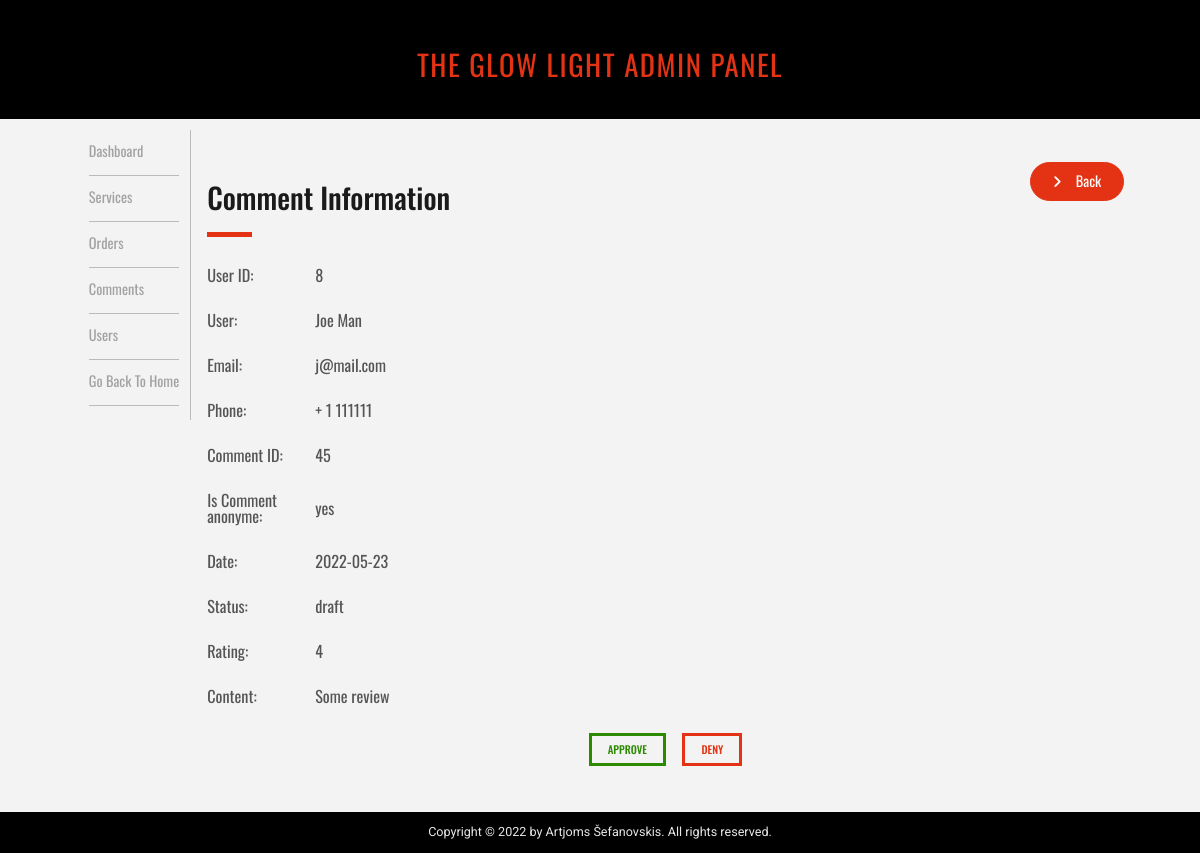
Page /admin/admin_comments.php?source=view_comment&c_id=45&where=all (signed in) on the committed database.
### tables this page shows
CREATE TABLE `comments` (
  `comment_id` int(11) NOT NULL,
  `comment_topic_id` int(11) NOT NULL,
  `comment_user_id` int(11) NOT NULL,
  `comment_rating` int(1) NOT NULL,
  `comment_content` text DEFAULT NULL,
  `comment_date` date NOT NULL,
  `comment_isanonyme` tinyint(1) NOT NULL DEFAULT 0,
  `comment_status` varchar(255) NOT NULL DEFAULT 'draft'
);

CREATE TABLE `users` (
  `user_id` int(11) NOT NULL,
  `user_first` varchar(255) NOT NULL,
  `user_last` varchar(255) NOT NULL,
  `user_email` varchar(255) NOT NULL,
  `user_phone` int(9) NOT NULL,
  `user_phone_code` int(5) NOT NULL,
  `user_role` varchar(255) NOT NULL DEFAULT 'user',
  `user_password` varchar(255) NOT NULL
);

### admin/inc/view_comment.php (the view)
<?php
  if(isset($_GET['c_id'])){
    $comment_id = $_GET['c_id'];
    $where = $_GET['where'];
    $query = "select c.comment_id,
      CASE
          WHEN c.comment_topic_id = 1 THEN 'General'
            ELSE s.service_title
      END as 'the_comment_topic',
        u.user_id,
        u.user_first,
        u.user_last,
        u.user_email,
        u.user_phone,
        u.user_phone_code,
        c.comment_rating,
        c.comment_content,
        c.comment_date,
        CASE
          WHEN c.comment_isanonyme = true THEN 'yes'
            ELSE 'no'
        END as 'isanonyme',
        c.comment_status ";
    $query.= "FROM comments as c
      LEFT JOIN services as s on s.service_id = c.comment_topic_id
      JOIN users as u on u.user_id = c.comment_user_id ";
    $query.= "WHERE c.comment_id = $comment_id";
    $select_comment = mysqli_query($conn,$query);
    while($row = mysqli_fetch_assoc($select_comment)){
      $comment_id = $row['comment_id'];
      $user_id = $row['user_id'];
      $user_first = $row['user_first'];
      $user_last = $row['user_last'];
      $user_email = $row['user_email'];
      $user_phone = $row['user_phone'];
      $user_phone_code = $row['user_phone_code'];
      $comment_rating = $row['comment_rating'];
      $comment_content = $row['comment_content'];
      $comment_date = $row['comment_date'];
      $comment_isanonyme = $row['isanonyme'];
      $comment_status = $row['comment_status'];
    }
  ?>
  <div class="page-header-box">
    <div>
      <h2 class="page-heading">Comment Information</h2>
      <span class="page-heading-line"></span>
    </div>
    <a href="admin_comments.php?where=<?php echo $where; ?>" class="btn--cta user-edit-btn" >
      <i class="fas fa-angle-right"></i>
      <span>Back</span>
    </a>
  </div>
  <table class="user-data-box">
    <tr>
      <td class="user-data-label">User ID: </td>
      <td><?php echo $user_id; ?></td>
    </tr>
    <tr>
      <td class="user-data-label">User: </td>
      <td><?php echo "$user_first $user_last"; ?></td>
    </tr>
    <tr>
      <td class="user-data-label">Email: </td>
      <td><?php echo $user_email; ?></td>
    </tr>
    <tr>
      <td class="user-data-label">Phone: </td>
      <td><?php echo "+ $user_phone_code $user_phone"; ?></td>
    </tr>
    <tr>
      <td class="user-data-label">Comment ID: </td>
      <td><?php echo $comment_id; ?></td>
    </tr>
    <tr>
      <td class="user-data-label">Is Comment anonyme: </td>
      <td><?php echo $comment_isanonyme; ?></td>
    </tr>
    <tr>
      <td class="user-data-label">Date: </td>
      <td><?php echo $comment_date; ?></td>
    </tr>
    <tr>
      <td class="user-data-label">Status: </td>
      <td><?php echo $comment_status; ?></td>
    </tr>
    <tr>
      <td class="user-data-label">Rating: </td>
      <td><?php echo $comment_rating; ?></td>
    </tr>
    <tr>
      <td class="user-data-label">Content: </td>
      <td><?php echo $comment_content; ?></td>
    </tr>
  </table>
  <div class="options-box">
    <?php
      echo "<a class='where-btn option-approve' href='admin_comments.php?change_to_approved=$comment_id&where=$where'>Approve</a>";
      echo "<a class='where-btn option-deny' href='admin_comments.php?change_to_deny=$comment_id&where=$where'>Deny</a>";
    ?>
  </div>
  <?php
  }
?>

### admin/style/general.css (style rules this page uses)
* { margin: 0; padding: 0; box-sizing: border-box; }
html { font-size: 62.5%; height: 100%; }
body { font-family: "Oswald", sans-serif; line-height: 1; font-weight: 400; color: #555; background-color: #f3f3f3; position: relative; min-height: 100vh; }
.btn--cta, .btn--cta:link, .btn--cta:visited { font-family: "Oswald", sans-serif; display: inline-block; color: #fff; background-color: #e43314; font-size: 1.6rem; text-decoration: none; padding: 1.2rem 2.4rem; border-radius: 100px; text-align: center; border: #e43314 solid 1px; height: fit-content; }
.btn--cta i { padding-right: 1.2rem; font-size: 1.6rem; }
.page-header-box { display: flex; margin-bottom: 3.2rem; justify-content: space-between; }
.page-heading { font-size: 3.2rem; color: #1a1a1a; }
.page-heading-line { display: inline-block; border-top: 5px solid #e43314; width: 5rem; }
@media (max-width: 75em) { html { font-size: 56.25%; } }

### admin/style/comments.css (style rules this page uses)
.where-btn:link, .where-btn:visited { display: inline-block; text-decoration: none; color: #555; text-transform: uppercase; font-size: 1.2rem; font-weight: 500; border: #555 3px solid; padding: 0.9rem 1.8rem; }
.user-data-box { font-size: 1.8rem; width: 100%; }
.user-data-box tr td { padding-bottom: 3.2rem; }
.user-data-label { width: 12rem; }
.options-box { display: flex; justify-content: center; gap: 1.8rem; }
.option-approve:link, .option-approve:visited { color: #2c8a00; border: #2c8a00 3px solid; }
.option-deny:link, .option-deny:visited { color: #e43314; border: #e43314 3px solid; }

### rows in the picture
comments: comment_user.user_id "8", comment_user.user_first "Joe", comment_user.user_last "Man", comment_user.user_email "j@mail.com", comment_user.user_phone_code "1", comment_user.user_phone "111111", comment_id "45", comment_date "2022-05-23", comment_status "draft", comment_rating "4", comment_content "Some review"

### other values in the picture
$comment_isanonyme "yes"
